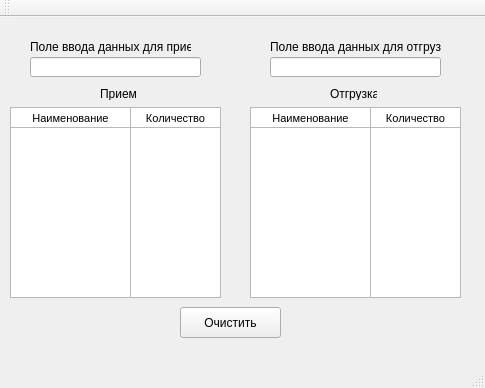
<?xml version="1.0" encoding="UTF-8"?>
<ui version="4.0">
 <class>MainWindow</class>
 <widget class="QMainWindow" name="MainWindow">
  <property name="geometry">
   <rect>
    <x>0</x>
    <y>0</y>
    <width>485</width>
    <height>388</height>
   </rect>
  </property>
  <property name="windowTitle">
   <string>MainWindow</string>
  </property>
  <widget class="QWidget" name="centralWidget">
   <widget class="QPushButton" name="pushButton">
    <property name="geometry">
     <rect>
      <x>180</x>
      <y>290</y>
      <width>101</width>
      <height>31</height>
     </rect>
    </property>
    <property name="text">
     <string>Очистить</string>
    </property>
   </widget>
   <widget class="QLineEdit" name="admission">
    <property name="geometry">
     <rect>
      <x>30</x>
      <y>40</y>
      <width>171</width>
      <height>20</height>
     </rect>
    </property>
   </widget>
   <widget class="QTextBrowser" name="textBrowserAdmission">
    <property name="enabled">
     <bool>true</bool>
    </property>
    <property name="geometry">
     <rect>
      <x>10</x>
      <y>110</y>
      <width>121</width>
      <height>171</height>
     </rect>
    </property>
    <property name="sizePolicy">
     <sizepolicy hsizetype="Expanding" vsizetype="Expanding">
      <horstretch>0</horstretch>
      <verstretch>0</verstretch>
     </sizepolicy>
    </property>
    <property name="layoutDirection">
     <enum>Qt::LeftToRight</enum>
    </property>
    <property name="html">
     <string>&lt;!DOCTYPE HTML PUBLIC &quot;-//W3C//DTD HTML 4.0//EN&quot; &quot;http://www.w3.org/TR/REC-html40/strict.dtd&quot;&gt;
&lt;html&gt;&lt;head&gt;&lt;meta name=&quot;qrichtext&quot; content=&quot;1&quot; /&gt;&lt;style type=&quot;text/css&quot;&gt;
p, li { white-space: pre-wrap; }
&lt;/style&gt;&lt;/head&gt;&lt;body style=&quot; font-family:'MS Shell Dlg 2'; font-size:8.25pt; font-weight:400; font-style:normal;&quot;&gt;
&lt;p align=&quot;center&quot; style=&quot;-qt-paragraph-type:empty; margin-top:0px; margin-bottom:0px; margin-left:0px; margin-right:0px; -qt-block-indent:0; text-indent:0px;&quot;&gt;&lt;br /&gt;&lt;/p&gt;&lt;/body&gt;&lt;/html&gt;</string>
    </property>
   </widget>
   <widget class="QLabel" name="label">
    <property name="geometry">
     <rect>
      <x>100</x>
      <y>70</y>
      <width>47</width>
      <height>13</height>
     </rect>
    </property>
    <property name="text">
     <string>Прием</string>
    </property>
   </widget>
   <widget class="QLabel" name="label_2">
    <property name="geometry">
     <rect>
      <x>330</x>
      <y>70</y>
      <width>47</width>
      <height>13</height>
     </rect>
    </property>
    <property name="text">
     <string>Отгрузка</string>
    </property>
   </widget>
   <widget class="QLabel" name="label_3">
    <property name="geometry">
     <rect>
      <x>30</x>
      <y>20</y>
      <width>161</width>
      <height>20</height>
     </rect>
    </property>
    <property name="text">
     <string>Поле ввода данных для приема</string>
    </property>
   </widget>
   <widget class="QLabel" name="label_4">
    <property name="geometry">
     <rect>
      <x>270</x>
      <y>20</y>
      <width>171</width>
      <height>20</height>
     </rect>
    </property>
    <property name="text">
     <string>Поле ввода данных для отгрузки</string>
    </property>
   </widget>
   <widget class="QTextBrowser" name="textBrowser_2">
    <property name="geometry">
     <rect>
      <x>10</x>
      <y>90</y>
      <width>121</width>
      <height>21</height>
     </rect>
    </property>
    <property name="verticalScrollBarPolicy">
     <enum>Qt::ScrollBarAlwaysOff</enum>
    </property>
    <property name="html">
     <string>&lt;!DOCTYPE HTML PUBLIC &quot;-//W3C//DTD HTML 4.0//EN&quot; &quot;http://www.w3.org/TR/REC-html40/strict.dtd&quot;&gt;
&lt;html&gt;&lt;head&gt;&lt;meta name=&quot;qrichtext&quot; content=&quot;1&quot; /&gt;&lt;style type=&quot;text/css&quot;&gt;
p, li { white-space: pre-wrap; }
&lt;/style&gt;&lt;/head&gt;&lt;body style=&quot; font-family:'MS Shell Dlg 2'; font-size:8.25pt; font-weight:400; font-style:normal;&quot;&gt;
&lt;p align=&quot;center&quot; style=&quot; margin-top:0px; margin-bottom:0px; margin-left:0px; margin-right:0px; -qt-block-indent:0; text-indent:0px;&quot;&gt;Наименование&lt;/p&gt;&lt;/body&gt;&lt;/html&gt;</string>
    </property>
   </widget>
   <widget class="QTextBrowser" name="textBrowser_4">
    <property name="geometry">
     <rect>
      <x>130</x>
      <y>90</y>
      <width>91</width>
      <height>21</height>
     </rect>
    </property>
    <property name="verticalScrollBarPolicy">
     <enum>Qt::ScrollBarAlwaysOff</enum>
    </property>
    <property name="html">
     <string>&lt;!DOCTYPE HTML PUBLIC &quot;-//W3C//DTD HTML 4.0//EN&quot; &quot;http://www.w3.org/TR/REC-html40/strict.dtd&quot;&gt;
&lt;html&gt;&lt;head&gt;&lt;meta name=&quot;qrichtext&quot; content=&quot;1&quot; /&gt;&lt;style type=&quot;text/css&quot;&gt;
p, li { white-space: pre-wrap; }
&lt;/style&gt;&lt;/head&gt;&lt;body style=&quot; font-family:'MS Shell Dlg 2'; font-size:8.25pt; font-weight:400; font-style:normal;&quot;&gt;
&lt;p align=&quot;center&quot; style=&quot; margin-top:0px; margin-bottom:0px; margin-left:0px; margin-right:0px; -qt-block-indent:0; text-indent:0px;&quot;&gt;Количество&lt;/p&gt;&lt;/body&gt;&lt;/html&gt;</string>
    </property>
   </widget>
   <widget class="QTextBrowser" name="textBrowser_5">
    <property name="geometry">
     <rect>
      <x>250</x>
      <y>90</y>
      <width>121</width>
      <height>21</height>
     </rect>
    </property>
    <property name="verticalScrollBarPolicy">
     <enum>Qt::ScrollBarAlwaysOff</enum>
    </property>
    <property name="html">
     <string>&lt;!DOCTYPE HTML PUBLIC &quot;-//W3C//DTD HTML 4.0//EN&quot; &quot;http://www.w3.org/TR/REC-html40/strict.dtd&quot;&gt;
&lt;html&gt;&lt;head&gt;&lt;meta name=&quot;qrichtext&quot; content=&quot;1&quot; /&gt;&lt;style type=&quot;text/css&quot;&gt;
p, li { white-space: pre-wrap; }
&lt;/style&gt;&lt;/head&gt;&lt;body style=&quot; font-family:'MS Shell Dlg 2'; font-size:8.25pt; font-weight:400; font-style:normal;&quot;&gt;
&lt;p align=&quot;center&quot; style=&quot; margin-top:0px; margin-bottom:0px; margin-left:0px; margin-right:0px; -qt-block-indent:0; text-indent:0px;&quot;&gt;Наименование&lt;/p&gt;&lt;/body&gt;&lt;/html&gt;</string>
    </property>
   </widget>
   <widget class="QTextBrowser" name="textBrowserShipment">
    <property name="geometry">
     <rect>
      <x>250</x>
      <y>110</y>
      <width>121</width>
      <height>171</height>
     </rect>
    </property>
    <property name="html">
     <string>&lt;!DOCTYPE HTML PUBLIC &quot;-//W3C//DTD HTML 4.0//EN&quot; &quot;http://www.w3.org/TR/REC-html40/strict.dtd&quot;&gt;
&lt;html&gt;&lt;head&gt;&lt;meta name=&quot;qrichtext&quot; content=&quot;1&quot; /&gt;&lt;style type=&quot;text/css&quot;&gt;
p, li { white-space: pre-wrap; }
&lt;/style&gt;&lt;/head&gt;&lt;body style=&quot; font-family:'MS Shell Dlg 2'; font-size:8.25pt; font-weight:400; font-style:normal;&quot;&gt;
&lt;p style=&quot;-qt-paragraph-type:empty; margin-top:0px; margin-bottom:0px; margin-left:0px; margin-right:0px; -qt-block-indent:0; text-indent:0px;&quot;&gt;&lt;br /&gt;&lt;/p&gt;&lt;/body&gt;&lt;/html&gt;</string>
    </property>
   </widget>
   <widget class="QTextBrowser" name="textBrowser_8">
    <property name="geometry">
     <rect>
      <x>370</x>
      <y>90</y>
      <width>91</width>
      <height>21</height>
     </rect>
    </property>
    <property name="verticalScrollBarPolicy">
     <enum>Qt::ScrollBarAlwaysOff</enum>
    </property>
    <property name="html">
     <string>&lt;!DOCTYPE HTML PUBLIC &quot;-//W3C//DTD HTML 4.0//EN&quot; &quot;http://www.w3.org/TR/REC-html40/strict.dtd&quot;&gt;
&lt;html&gt;&lt;head&gt;&lt;meta name=&quot;qrichtext&quot; content=&quot;1&quot; /&gt;&lt;style type=&quot;text/css&quot;&gt;
p, li { white-space: pre-wrap; }
&lt;/style&gt;&lt;/head&gt;&lt;body style=&quot; font-family:'MS Shell Dlg 2'; font-size:8.25pt; font-weight:400; font-style:normal;&quot;&gt;
&lt;p align=&quot;center&quot; style=&quot; margin-top:0px; margin-bottom:0px; margin-left:0px; margin-right:0px; -qt-block-indent:0; text-indent:0px;&quot;&gt;Количество&lt;/p&gt;&lt;/body&gt;&lt;/html&gt;</string>
    </property>
   </widget>
   <widget class="QLineEdit" name="shipment">
    <property name="geometry">
     <rect>
      <x>270</x>
      <y>40</y>
      <width>171</width>
      <height>20</height>
     </rect>
    </property>
   </widget>
   <widget class="QTextBrowser" name="textBrowserAdmissionCount">
    <property name="geometry">
     <rect>
      <x>130</x>
      <y>110</y>
      <width>91</width>
      <height>171</height>
     </rect>
    </property>
    <property name="html">
     <string>&lt;!DOCTYPE HTML PUBLIC &quot;-//W3C//DTD HTML 4.0//EN&quot; &quot;http://www.w3.org/TR/REC-html40/strict.dtd&quot;&gt;
&lt;html&gt;&lt;head&gt;&lt;meta name=&quot;qrichtext&quot; content=&quot;1&quot; /&gt;&lt;style type=&quot;text/css&quot;&gt;
p, li { white-space: pre-wrap; }
&lt;/style&gt;&lt;/head&gt;&lt;body style=&quot; font-family:'MS Shell Dlg 2'; font-size:8.25pt; font-weight:400; font-style:normal;&quot;&gt;
&lt;p style=&quot;-qt-paragraph-type:empty; margin-top:0px; margin-bottom:0px; margin-left:0px; margin-right:0px; -qt-block-indent:0; text-indent:0px;&quot;&gt;&lt;br /&gt;&lt;/p&gt;&lt;/body&gt;&lt;/html&gt;</string>
    </property>
   </widget>
   <widget class="QTextBrowser" name="textBrowserShipmentCount">
    <property name="geometry">
     <rect>
      <x>370</x>
      <y>110</y>
      <width>91</width>
      <height>171</height>
     </rect>
    </property>
    <property name="html">
     <string>&lt;!DOCTYPE HTML PUBLIC &quot;-//W3C//DTD HTML 4.0//EN&quot; &quot;http://www.w3.org/TR/REC-html40/strict.dtd&quot;&gt;
&lt;html&gt;&lt;head&gt;&lt;meta name=&quot;qrichtext&quot; content=&quot;1&quot; /&gt;&lt;style type=&quot;text/css&quot;&gt;
p, li { white-space: pre-wrap; }
&lt;/style&gt;&lt;/head&gt;&lt;body style=&quot; font-family:'MS Shell Dlg 2'; font-size:8.25pt; font-weight:400; font-style:normal;&quot;&gt;
&lt;p style=&quot;-qt-paragraph-type:empty; margin-top:0px; margin-bottom:0px; margin-left:0px; margin-right:0px; -qt-block-indent:0; text-indent:0px;&quot;&gt;&lt;br /&gt;&lt;/p&gt;&lt;/body&gt;&lt;/html&gt;</string>
    </property>
   </widget>
   <zorder>textBrowserAdmission</zorder>
   <zorder>admission</zorder>
   <zorder>pushButton</zorder>
   <zorder>label</zorder>
   <zorder>label_2</zorder>
   <zorder>label_3</zorder>
   <zorder>label_4</zorder>
   <zorder>textBrowser_2</zorder>
   <zorder>textBrowser_4</zorder>
   <zorder>textBrowser_5</zorder>
   <zorder>textBrowserShipment</zorder>
   <zorder>textBrowser_8</zorder>
   <zorder>shipment</zorder>
   <zorder>textBrowserAdmissionCount</zorder>
   <zorder>textBrowserShipmentCount</zorder>
  </widget>
  <widget class="QMenuBar" name="menuBar">
   <property name="geometry">
    <rect>
     <x>0</x>
     <y>0</y>
     <width>485</width>
     <height>21</height>
    </rect>
   </property>
  </widget>
  <widget class="QToolBar" name="mainToolBar">
   <attribute name="toolBarArea">
    <enum>TopToolBarArea</enum>
   </attribute>
   <attribute name="toolBarBreak">
    <bool>false</bool>
   </attribute>
  </widget>
  <widget class="QStatusBar" name="statusBar"/>
 </widget>
 <layoutdefault spacing="6" margin="11"/>
 <resources/>
 <connections/>
</ui>
